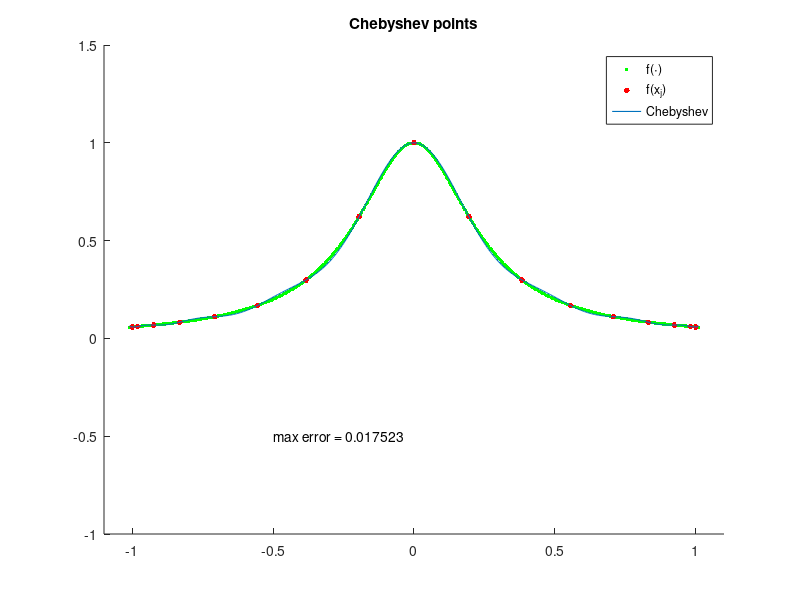

MATLAB code to generate this figure:
clear
N = 16;
xx = -1.01:.005:1.01; 
clf
s = 'Chebyshev points'; 
x = cos(pi*(0:N)/N);
u = 1./(1+16*x.^2);
uu = 1./(1+16*xx.^2);
p = polyfit(x,u,N);
% interpolation
pp = polyval(p,xx);
% evaluation of interpolant
hold on
plot(xx,uu,'g.','markersize',8)
plot(x,u,'r.','markersize',13)
line(xx,pp,'linewidth',.8)
legend('f(\cdot)','f(x_{j})', 'Chebyshev')
axis([-1.1 1.1 -1 1.5]), title(s)
error = norm(uu-pp,inf);
text(-.5,-.5,['max error = ' num2str(error)])
